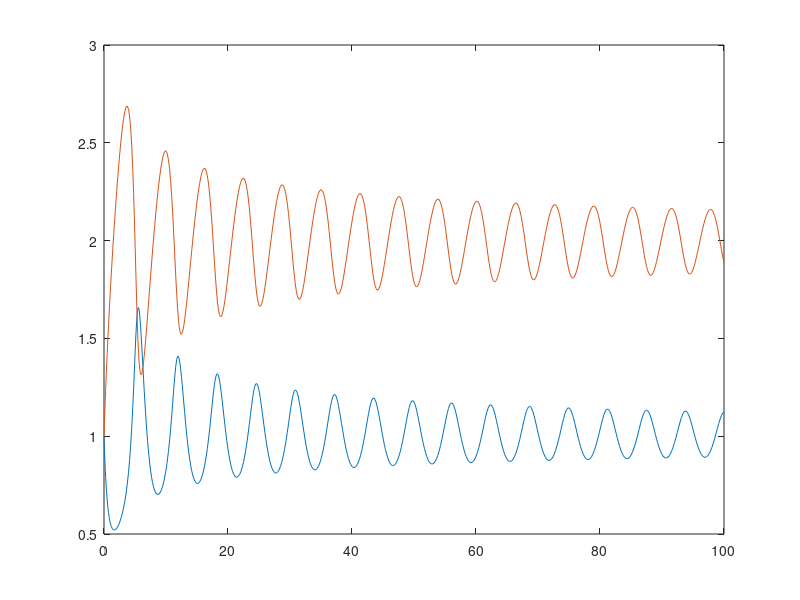

Reproduce this figure in MATLAB. (Note: this script raises an error after producing the figure.)

a = 1; b = 2;
fun = @(t, x) [1 - (b + 1)*x(1) + a*x(1)^(2)*x(2); b*x(1) - a*x(1)^(2)*x(2)];
x0 = 1; y0 = 1;
tspan = [0,100];

rel_tol = 1e-6;
abs_tol = 1e-4;
opts = odeset('RelTol',rel_tol, 'AbsTol',abs_tol);
[t_out, y_out] = ode45(fun, tspan, [x0, y0], opts);

figure(1)
plot(t_out, y_out);
xlabel('Time (t)', interpreter = 'latex')
ylabel('Concentration', interpreter = 'latex')
legend('Chemical A', 'Chemical B', interpreter = 'latex')

[x,y] = meshgrid(0:.08:3, 0:.08:3);

xdot = 1 - (b + 1).*x + a.*(x.^2).*y;
ydot = b.*x - a.*(x.^2).*y;

xdot = xdot./sqrt(xdot.^2 + ydot.^2);
ydot = ydot./sqrt(xdot.^2 + ydot.^2);

figure(2)
hold on
quiver(x,y, xdot, ydot)

contour(x, y, xdot, [0 0], 'r-');
contour(x, y, ydot, [0 0], 'g-');
xlabel('x', Interpreter='latex')
ylabel('y', Interpreter='latex')

legend('Quiver plot', 'xcline', 'ycline', Interpreter='latex')

[peaks, index] = findpeaks(y_out(:,1));

T = (t_out(index(end)) - t_out(index(end-1)));










